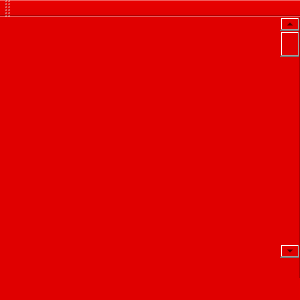
<?xml version="1.0" encoding="UTF-8"?>
<ui version="4.0">
 <class>MainWindow</class>
 <widget class="QMainWindow" name="MainWindow">
  <property name="geometry">
   <rect>
    <x>0</x>
    <y>0</y>
    <width>300</width>
    <height>300</height>
   </rect>
  </property>
  <property name="windowTitle">
   <string>My Widget</string>
  </property>
  <property name="autoFillBackground">
   <bool>false</bool>
  </property>
  <property name="styleSheet">
   <string notr="true">background-color: rgb(224, 0, 0)</string>
  </property>
  <widget class="QWidget" name="centralWidget">
   <widget class="QScrollArea" name="scrollArea">
    <property name="geometry">
     <rect>
      <x>-1</x>
      <y>-1</y>
      <width>301</width>
      <height>271</height>
     </rect>
    </property>
    <property name="widgetResizable">
     <bool>true</bool>
    </property>
    <widget class="QWidget" name="scrollAreaWidgetContents">
     <property name="geometry">
      <rect>
       <x>0</x>
       <y>0</y>
       <width>299</width>
       <height>269</height>
      </rect>
     </property>
     <widget class="QLabel" name="label">
      <property name="geometry">
       <rect>
        <x>15</x>
        <y>20</y>
        <width>200</width>
        <height>150</height>
       </rect>
      </property>
      <property name="cursor">
       <cursorShape>WaitCursor</cursorShape>
      </property>
      <property name="text">
       <string/>
      </property>
      <property name="pixmap">
       <pixmap>../icon.jpg</pixmap>
      </property>
     </widget>
     <widget class="QScrollBar" name="verticalScrollBar">
      <property name="geometry">
       <rect>
        <x>280</x>
        <y>0</y>
        <width>20</width>
        <height>241</height>
       </rect>
      </property>
      <property name="orientation">
       <enum>Qt::Vertical</enum>
      </property>
     </widget>
    </widget>
   </widget>
  </widget>
  <widget class="QMenuBar" name="menuBar">
   <property name="geometry">
    <rect>
     <x>0</x>
     <y>0</y>
     <width>300</width>
     <height>21</height>
    </rect>
   </property>
  </widget>
  <widget class="QToolBar" name="mainToolBar">
   <attribute name="toolBarArea">
    <enum>TopToolBarArea</enum>
   </attribute>
   <attribute name="toolBarBreak">
    <bool>false</bool>
   </attribute>
  </widget>
  <widget class="QStatusBar" name="statusBar"/>
 </widget>
 <layoutdefault spacing="6" margin="11"/>
 <resources/>
 <connections/>
</ui>
